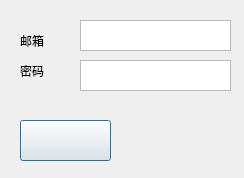
<?xml version="1.0" encoding="UTF-8"?>
<ui version="4.0">
 <class>infrom</class>
 <widget class="QDialog" name="infrom">
  <property name="geometry">
   <rect>
    <x>0</x>
    <y>0</y>
    <width>244</width>
    <height>178</height>
   </rect>
  </property>
  <property name="windowTitle">
   <string>Dialog</string>
  </property>
  <property name="styleSheet">
   <string notr="true">
border-image: url(:/pics/bkd.png);</string>
  </property>
  <widget class="QTextEdit" name="textEdit">
   <property name="geometry">
    <rect>
     <x>80</x>
     <y>20</y>
     <width>151</width>
     <height>31</height>
    </rect>
   </property>
   <property name="styleSheet">
    <string notr="true">border-image: url(:/pics/空白3.jpg);</string>
   </property>
  </widget>
  <widget class="QLabel" name="label_2">
   <property name="geometry">
    <rect>
     <x>20</x>
     <y>60</y>
     <width>54</width>
     <height>21</height>
    </rect>
   </property>
   <property name="text">
    <string>密码</string>
   </property>
  </widget>
  <widget class="QTextEdit" name="textEdit_2">
   <property name="geometry">
    <rect>
     <x>80</x>
     <y>60</y>
     <width>151</width>
     <height>31</height>
    </rect>
   </property>
   <property name="styleSheet">
    <string notr="true">border-image: url(:/pics/空白3.jpg);</string>
   </property>
  </widget>
  <widget class="QPushButton" name="wqeww">
   <property name="geometry">
    <rect>
     <x>20</x>
     <y>120</y>
     <width>91</width>
     <height>41</height>
    </rect>
   </property>
   <property name="styleSheet">
    <string notr="true">border-image: url(:/pics/comfirme.jpg);</string>
   </property>
   <property name="text">
    <string/>
   </property>
  </widget>
  <widget class="QLabel" name="label">
   <property name="geometry">
    <rect>
     <x>20</x>
     <y>30</y>
     <width>54</width>
     <height>21</height>
    </rect>
   </property>
   <property name="text">
    <string>邮箱</string>
   </property>
  </widget>
 </widget>
 <resources/>
 <connections/>
</ui>
